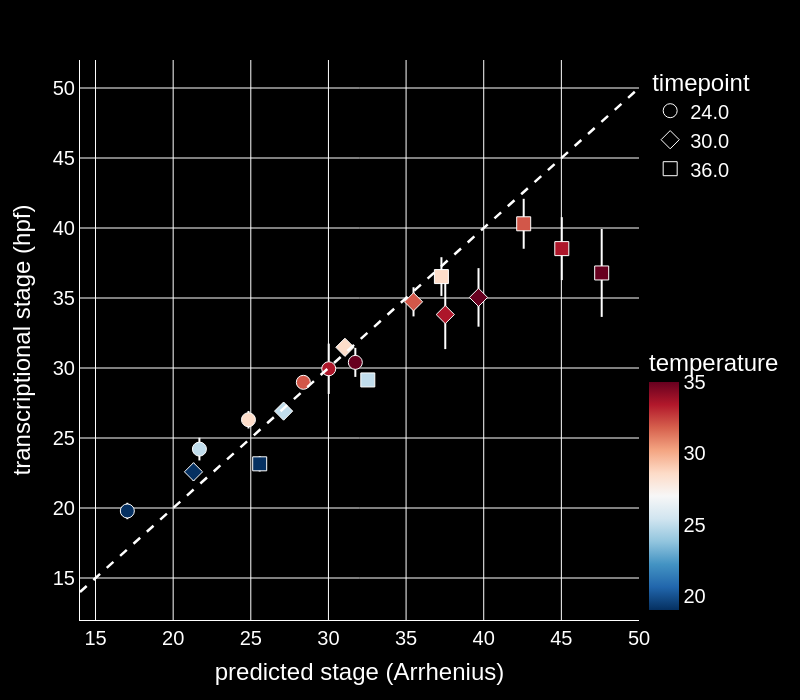

Notebook source saved alongside this figure:
### Code cell
arr_params_seq = res_seq.x
arr_params_morph = res_morph.x
time_vec = cohort_stage_df["timepoint"].to_numpy()
temp_vec = cohort_stage_df["temperature"].to_numpy() + 273.15
arr_prediction_morph = pd_arr(time_vec, temp_vec, arr_params_morph)
arr_prediction_seq = pd_arr(time_vec, temp_vec, arr_params_seq)

ref_vec = np.linspace(14, 50)

# make seq fig
fig = px.scatter(cohort_stage_df, y="seq_stage_hpf_mean", x=arr_prediction_seq, 
                 error_y="seq_stage_hpf_std",
                 color="temperature", symbol="timepoint",color_continuous_scale=colormap, range_color=[19, 35])

fig.update_traces(error_y=dict(width=0))
# fig.update_traces(mode="lines+markers", line=dict(color="white", width=0.5))

fig.add_trace(go.Scatter(x=ref_vec, y=ref_vec, mode="lines", line=dict(color="white", width=2.5, dash="dash"), showlegend=False))

axis_labels = ["predicted stage (Arrhenius)", "transcriptional stage (hpf)"]

fig = format_2d_plotly(fig, marker_size=marker_size, axis_labels=axis_labels, font_size=20, dims=[700, 800])#, show_gridlines=False)

fig.show()

fig.write_image(fig_path + "seq_vs_expected_stage.png", scale=2)
fig.write_html(fig_path + "seq_vs_expected_stage.html")

### Figure 1 — Plotly figure (JSON) as saved in the notebook; plotly's stock layout.template omitted (floating-point values rounded to 4 significant figures)
{"data": [{"error_x": {"color": "white", "width": 0}, "error_y": {"array": [0.5855, 0.8102, 0.627, 0.3828, 1.796, 1.036], "color": "white", "width": 0}, "hovertemplate": "timepoint=24.0<br>x=%{x}<br>seq_stage_hpf_mean=%{y}<br>temperature=%{marker.color}<extra></extra>", "legendgroup": "24.0", "marker": {"color": [19.0, 25.0, 28.5, 32.0, 33.5, 35.0], "coloraxis": "coloraxis", "line": {"color": "white", "width": 1}, "size": 14, "symbol": "circle"}, "mode": "markers", "name": "24.0", "orientation": "v", "showlegend": true, "type": "scatter", "x": [17.05, 21.69, 24.85, 28.38, 30.02, 31.73], "xaxis": "x", "y": [19.79, 24.21, 26.3, 28.98, 29.94, 30.4], "yaxis": "y"}, {"error_x": {"color": "white", "width": 0}, "error_y": {"array": [0.6437, 0.5511, 0.4841, 1.042, 2.466, 2.091], "color": "white", "width": 0}, "hovertemplate": "timepoint=30.0<br>x=%{x}<br>seq_stage_hpf_mean=%{y}<br>temperature=%{marker.color}<extra></extra>", "legendgroup": "30.0", "marker": {"color": [19.0, 25.0, 28.5, 32.0, 33.5, 35.0], "coloraxis": "coloraxis", "line": {"color": "white", "width": 1}, "size": 14, "symbol": "diamond"}, "mode": "markers", "name": "30.0", "orientation": "v", "showlegend": true, "type": "scatter", "x": [21.31, 27.11, 31.06, 35.48, 37.52, 39.66], "xaxis": "x", "y": [22.58, 26.92, 31.48, 34.73, 33.82, 35.04], "yaxis": "y"}, {"error_x": {"color": "white", "width": 0}, "error_y": {"array": [0.5497, 0.419, 1.384, 1.784, 2.248, 3.139], "color": "white", "width": 0}, "hovertemplate": "timepoint=36.0<br>x=%{x}<br>seq_stage_hpf_mean=%{y}<br>temperature=%{marker.color}<extra></extra>", "legendgroup": "36.0", "marker": {"color": [19.0, 25.0, 28.5, 32.0, 33.5, 35.0], "coloraxis": "coloraxis", "line": {"color": "white", "width": 1}, "size": 14, "symbol": "square"}, "mode": "markers", "name": "36.0", "orientation": "v", "showlegend": true, "type": "scatter", "x": [25.57, 32.53, 37.28, 42.57, 45.03, 47.6], "xaxis": "x", "y": [23.16, 29.15, 36.53, 40.3, 38.53, 36.79], "yaxis": "y"}, {"error_x": {"color": "white", "width": 0}, "error_y": {"color": "white", "width": 0}, "line": {"color": "white", "dash": "dash", "width": 2.5}, "marker": {"line": {"color": "white", "width": 1}, "size": 14}, "mode": "lines", "showlegend": false, "type": "scatter", "x": [14.0, 14.73, 15.47, 16.2, 16.94, 17.67, 18.41, 19.14, 19.88, 20.61, 21.35, 22.08, 22.82, 23.55, 24.29, 25.02, 25.76, 26.49, 27.22, 27.96, 28.69, 29.43, 30.16, 30.9, 31.63, 32.37, 33.1, 33.84, 34.57, 35.31, 36.04, 36.78, 37.51, 38.24, 38.98, 39.71, 40.45, 41.18, 41.92, 42.65, 43.39, 44.12, 44.86, 45.59, 46.33, 47.06, 47.8, 48.53, 49.27, 50.0], "y": [14.0, 14.73, 15.47, 16.2, 16.94, 17.67, 18.41, 19.14, 19.88, 20.61, 21.35, 22.08, 22.82, 23.55, 24.29, 25.02, 25.76, 26.49, 27.22, 27.96, 28.69, 29.43, 30.16, 30.9, 31.63, 32.37, 33.1, 33.84, 34.57, 35.31, 36.04, 36.78, 37.51, 38.24, 38.98, 39.71, 40.45, 41.18, 41.92, 42.65, 43.39, 44.12, 44.86, 45.59, 46.33, 47.06, 47.8, 48.53, 49.27, 50.0]}], "layout": {"coloraxis": {"cmax": 35, "cmin": 19, "colorbar": {"len": 0.5, "title": {"text": "temperature"}, "x": 1, "y": 0, "yanchor": "bottom"}, "colorscale": [[0, "rgb(5,48,97)"], [0.1, "rgb(33,102,172)"], [0.2, "rgb(67,147,195)"], [0.3, "rgb(146,197,222)"], [0.4, "rgb(209,229,240)"], [0.5, "rgb(247,247,247)"], [0.6, "rgb(253,219,199)"], [0.7, "rgb(244,165,130)"], [0.8, "rgb(214,96,77)"], [0.9, "rgb(178,24,43)"], [1, "rgb(103,0,31)"]]}, "font": {"color": "white", "family": "Arial, sans-serif", "size": 20}, "height": 700, "legend": {"title": {"text": "timepoint"}, "tracegroupgap": 0}, "margin": {"t": 60}, "paper_bgcolor": "black", "plot_bgcolor": "black", "title": {"text": ""}, "width": 800, "xaxis": {"anchor": "y", "domain": [0, 1], "gridcolor": "white", "linecolor": "white", "showgrid": true, "tickfont": {"size": 20}, "title": {"text": "predicted stage (Arrhenius)"}, "zeroline": true, "zerolinecolor": "white"}, "yaxis": {"anchor": "x", "domain": [0, 1], "gridcolor": "white", "linecolor": "white", "showgrid": true, "tickfont": {"size": 20}, "title": {"text": "transcriptional stage (hpf)"}, "zeroline": true, "zerolinecolor": "white"}}}
